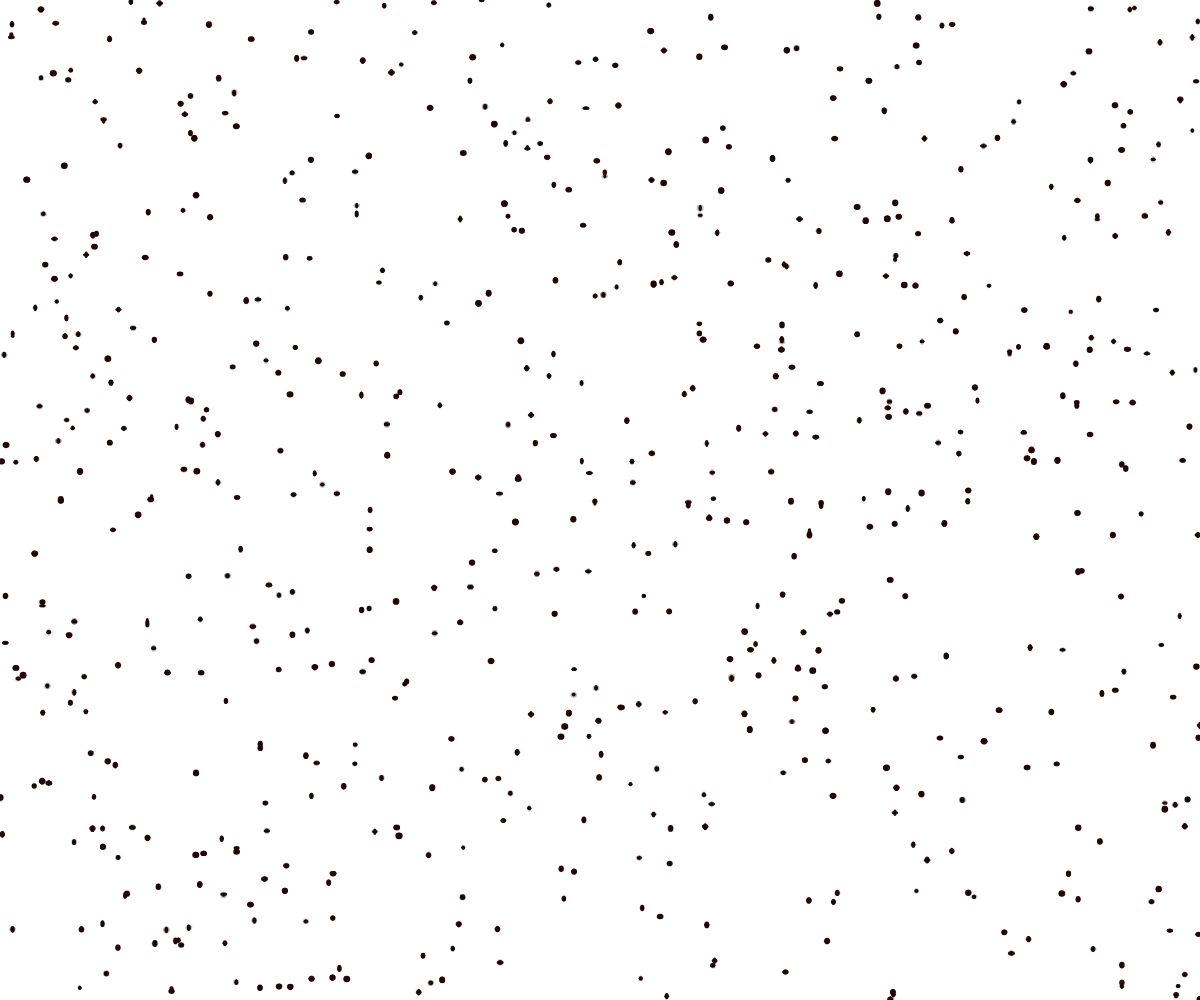
Frame 1 (no input)
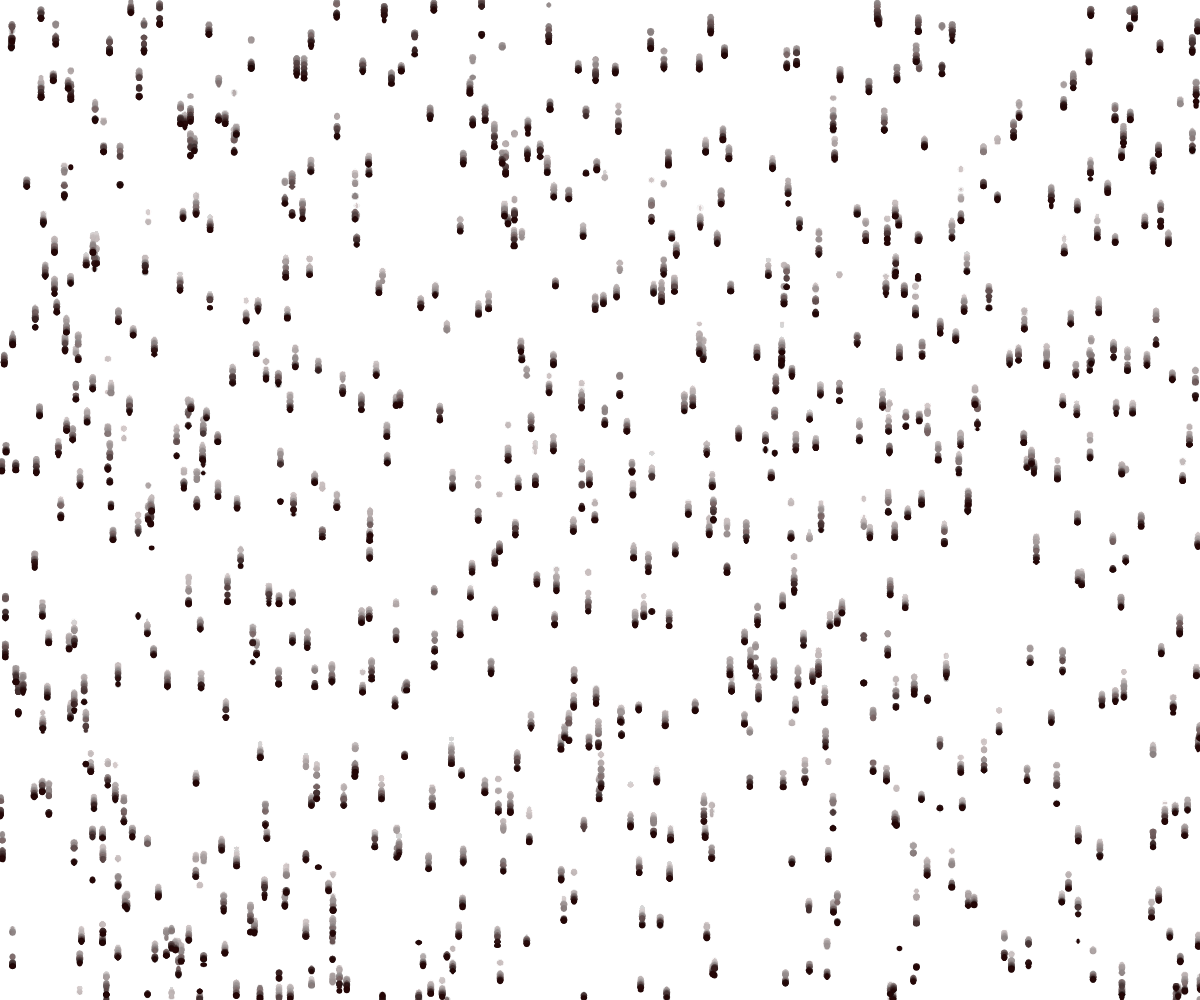
Frame 60 (no input)
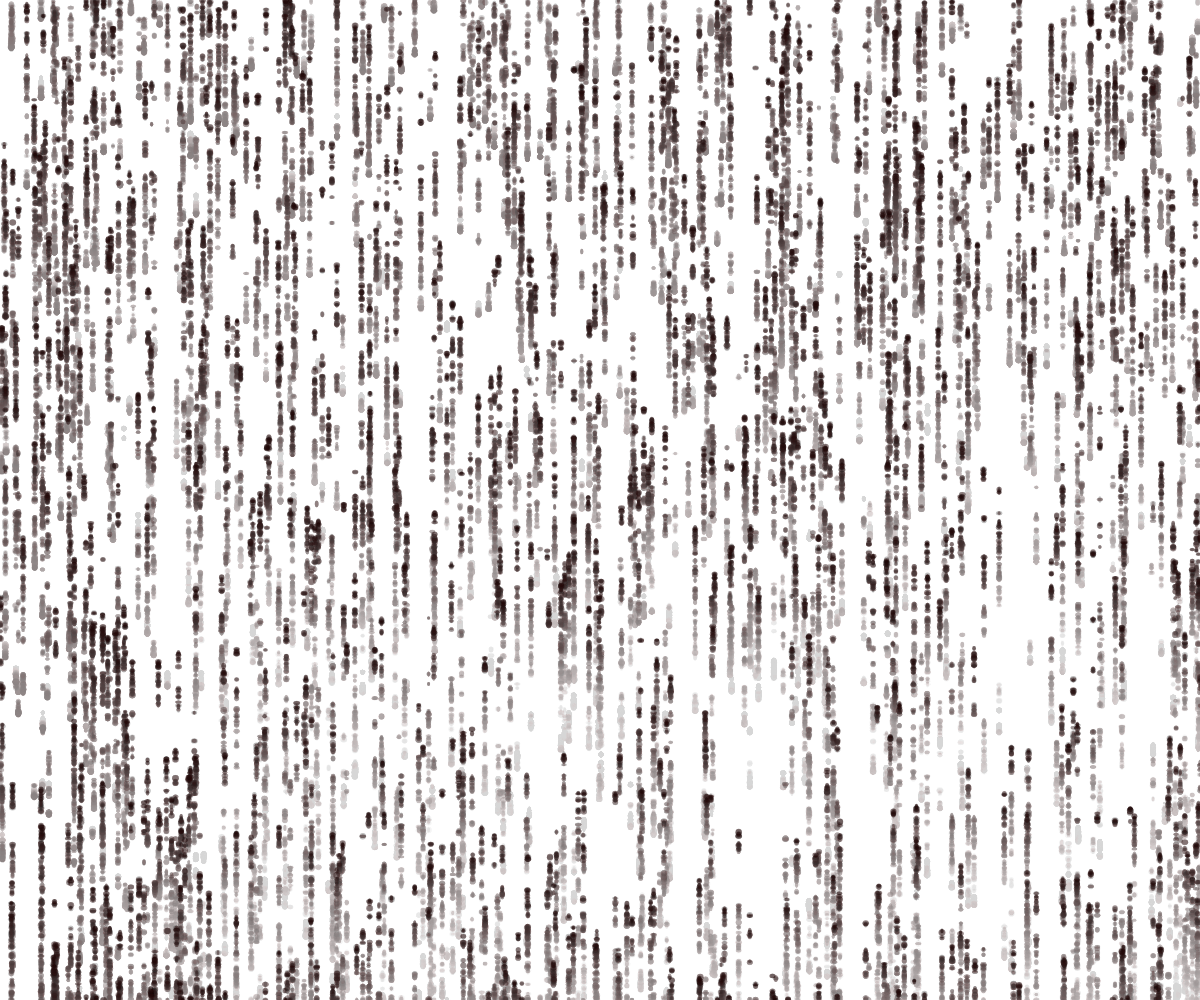
Frame 120 (the mouse pressed at the canvas centre since frame 60)

The p5.js sketch that drew these frames (run headless with seeded random() and noise() and a simulated clock; from frame 60 on, the mouse is pressed at the canvas centre):

// p5.js sketch
// ── sketch.js
/* Raymond G McCord (slow_izzm)
   05/13/2016
   
   This work is licensed under a Creative Commons 3.0 License.
    (Attribution - NonCommerical - ShareAlike)
 		http://creativecommons.org/licenses/by-nc-sa/3.0/
*/

var dripz = [];
var particle = [];

function setup() {
  createCanvas(windowWidth, windowHeight);
  for (var k = 0; k < 33; k++) {
    p = new Particle(0, 0);
    particle.push(p);

  }
  for (var i = 0; i <= 666; i++) {
    dripz.push(new Drip());
  }

  for (var j = 0; j <= 666; j++) {
    dripz[j].display();
    dripz[j].update();

  }

}

function draw() {
  var gravity = createVector(0, 0.3);

  var wind = createVector(.1, 0);
  for (var k = 0; k < particle.length; k++) {
    particle[k].applyForce(gravity);
    particle[k].applyForce(wind);
    particle[k].update();
    particle[k].edges();
    particle[k].display();
  }

  for (var i = 0; i <= 666; i++) {
    dripz[i].display();
    dripz[i].update();
  }

  background(250, 250, 250, 3);

}



function windowResized() {
  resizeCanvas(windowWidth, windowHeight);
}
// ── shades.js
function Drip() {
  this.pos = createVector(random(width), random(height));

  this.update = function() {
    var mouse = createVector(mouseX, mouseY);
    this.vel = createVector((random(1, 40) - mouse) * (1 / random(0, 666)), (random(1, 60) - mouseY) * (1 / random(0, 666)));
    this.acc = createVector(1 / random(0, 666), 1 / random(0, 666));

    this.pos.add(this.vel);

    if (this.pos.x > width) {
      this.pos.x = random(width - random(100, 300), width);

    }
    if (this.pos.y > height) {
      this.pos.y = random(height - random(3, 83), height);

    }
    if (this.pos.x < 0) {
      this.pos.x = random(100, 333);

    }
    if (this.pos.y < 0) {
      this.pos.y = height;
    }
  }

  this.display = function() {
    var bleed = map(mouseY, 0, height, 255, 0);

    noStroke();
    fill(3, 0, 0, 67);
    ellipse(this.pos.x, this.pos.y, random(3, 7), random(3, 7));
    noStroke();
    fill(33, 3, 3, bleed);
    ellipse(this.pos.x, this.pos.y, random(3, 7), random(3, 7));
  }
}

function Particle(x, y) {
  this.pos = createVector(x, y);
  this.vel = createVector(0, 0);
  this.acc = createVector(0, 0);
  this.mass = 3;

  this.applyForce = function(force) {
    var f = force.copy();
    f.div(this.mass);
    this.acc.add(f);
  }

  this.update = function() {
    this.vel.add(this.acc);
    this.pos.add(this.vel);

    this.acc.set(0, 0);
  }

  this.display = function() {
    for (var k = 0; k < particle.length; k++) {
      fill(233, 233, 233, 3);
      ellipse(this.pos.x + random(width), this.pos.y + random(height), 42, 42);
    }
  }

  this.edges = function() {
    if (this.pos.y > height) {
      this.vel.y *= -1;
      this.pos.y = height;
    }

    if (this.pos.x > width) {
      this.vel.x *= -1;
      this.pos.x = width;
    }

  }

}
